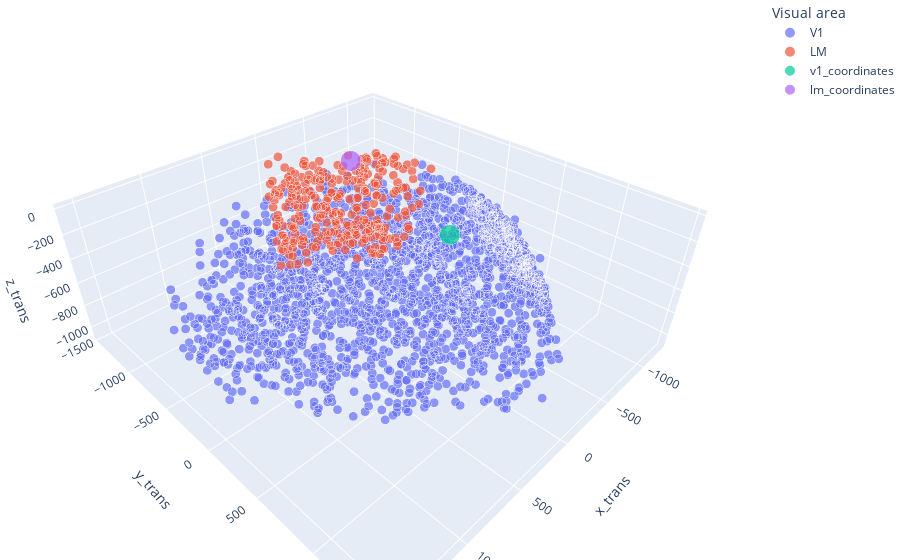

The notebook cell this image was saved under:
### Code cell
representation_df = pd.concat([Z,v1_coordinates.iloc[:1], lm_coordinates.iloc[:1]], ignore_index=True, sort=False)

fig = px.scatter_3d(representation_df, x='x_trans', y='y_trans', z='z_trans', 
                    color='Visual area', size='marker_size',
                    opacity=0.7)

#fig.update_scenes(xaxis_visible=False, yaxis_visible=False,zaxis_visible=False )
fig.update_layout(margin=dict(l=0, r=0, b=0, t=0)) #, scene_camera=camera)

### Figure 1 — Plotly figure (JSON) as saved in the notebook; plotly's stock layout.template omitted (floating-point values rounded to 4 significant figures; data arrays with more than 128 entries replaced by an {"elided": "..."} marker saying what was removed)
{"data": [{"hovertemplate": "Visual area=V1<br>x_trans=%{x}<br>y_trans=%{y}<br>z_trans=%{z}<br>marker_size=%{marker.size}<extra></extra>", "legendgroup": "V1", "marker": {"color": "#636efa", "opacity": 0.7, "size": {"elided": "1956 int values"}, "sizemode": "area", "sizeref": 0.025, "symbol": "circle"}, "mode": "markers", "name": "V1", "scene": "scene", "showlegend": true, "type": "scatter3d", "x": {"elided": "1956 float values"}, "y": {"elided": "1956 float values"}, "z": {"elided": "1956 float values"}}, {"hovertemplate": "Visual area=LM<br>x_trans=%{x}<br>y_trans=%{y}<br>z_trans=%{z}<br>marker_size=%{marker.size}<extra></extra>", "legendgroup": "LM", "marker": {"color": "#EF553B", "opacity": 0.7, "size": {"elided": "279 int values"}, "sizemode": "area", "sizeref": 0.025, "symbol": "circle"}, "mode": "markers", "name": "LM", "scene": "scene", "showlegend": true, "type": "scatter3d", "x": {"elided": "279 float values"}, "y": {"elided": "279 float values"}, "z": {"elided": "279 float values"}}, {"hovertemplate": "Visual area=v1_coordinates<br>x_trans=%{x}<br>y_trans=%{y}<br>z_trans=%{z}<br>marker_size=%{marker.size}<extra></extra>", "legendgroup": "v1_coordinates", "marker": {"color": "#00cc96", "opacity": 0.7, "size": [10], "sizemode": "area", "sizeref": 0.025, "symbol": "circle"}, "mode": "markers", "name": "v1_coordinates", "scene": "scene", "showlegend": true, "type": "scatter3d", "x": [-256.1], "y": [298.9], "z": [-225.5]}, {"hovertemplate": "Visual area=lm_coordinates<br>x_trans=%{x}<br>y_trans=%{y}<br>z_trans=%{z}<br>marker_size=%{marker.size}<extra></extra>", "legendgroup": "lm_coordinates", "marker": {"color": "#ab63fa", "opacity": 0.7, "size": [10], "sizemode": "area", "sizeref": 0.025, "symbol": "circle"}, "mode": "markers", "name": "lm_coordinates", "scene": "scene", "showlegend": true, "type": "scatter3d", "x": [-559.0], "y": [-1013.0], "z": [-214.3]}], "layout": {"legend": {"itemsizing": "constant", "title": {"text": "Visual area"}, "tracegroupgap": 0}, "margin": {"b": 0, "l": 0, "r": 0, "t": 0}, "scene": {"domain": {"x": [0, 1], "y": [0, 1]}, "xaxis": {"title": {"text": "x_trans"}}, "yaxis": {"title": {"text": "y_trans"}}, "zaxis": {"title": {"text": "z_trans"}}}}}
